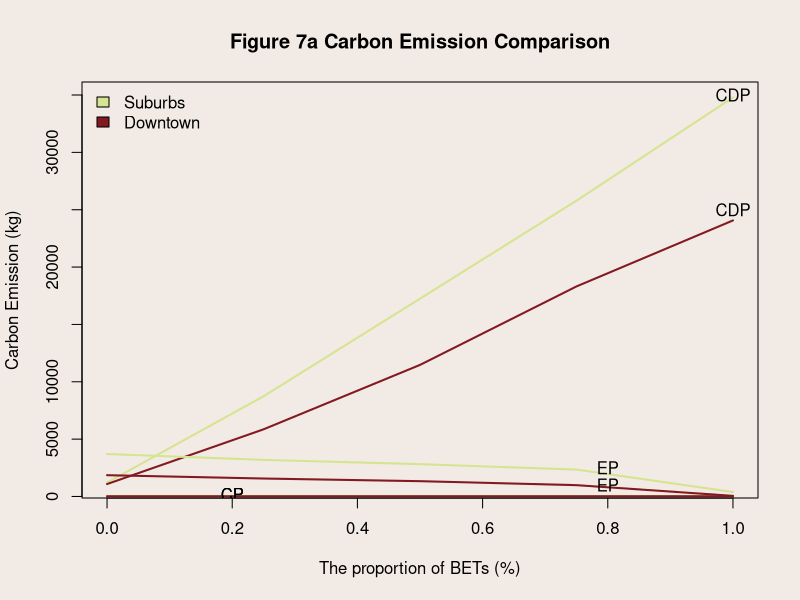

The R script that drew this image:
par(mfrow = c(1,1))

# Create data
x <- c(0,0.25,0.5,0.75,1)
y_Suburbs <- c(42.21917415,42.21917415,42.21917415,42.21917415,42.21917415)
y_Downtown <- c(21.67289474,21.67289474,21.67289474,21.67289474,21.67289474)

y_CDP_Suburbs <- c(1210.571992,8736.027437,17246.58075,25788.51556,34791.09371)
y_CDP_Downtown <- c(1083.184461,5855.19177,11471.07243,18313.48131,24066.67777)

y_EP_Suburbs <- c(3701.97279,3188.517874,2816.804977,2344.27363,384.6829207)
y_EP_Downtown <- c(1856.179915,1565.361817,1334.50603,986.8035124,53.02430824)

par(bg="#F2EBE5")

# Plot line chart
plot(x, y_CDP_Suburbs, 
     xlab="The proportion of BETs (%)", 
     ylab="Carbon Emission (kg)", 
     type='l', col="#D5E490", lwd=2, 
     main="Figure 7a Carbon Emission Comparison")
lines(x, y_CDP_Downtown, type='l', col="#831A21", lwd=2)
text(1, 35000, "CDP", cex=1)
text(1, 25000, "CDP", cex=1)

lines(x, y_Suburbs, type='l', col="#D5E490", lwd=2)
lines(x, y_Downtown, type='l', col="#831A21", lwd=2)
text(0.2, 200, "CP", cex=1)
text(0.2, 200, "CP", cex=1)

lines(x, y_EP_Suburbs, type='l', col="#D5E490", lwd=2)
lines(x, y_EP_Downtown, type='l', col="#831A21", lwd=2)
text(0.8, 2500, "EP", cex=1)
text(0.8, 1000, "EP", cex=1)

legend("topleft",
       legend=c("Suburbs","Downtown"),
       fill=c("#D5E490","#831A21"),
       bty="n",
       cex=1)
